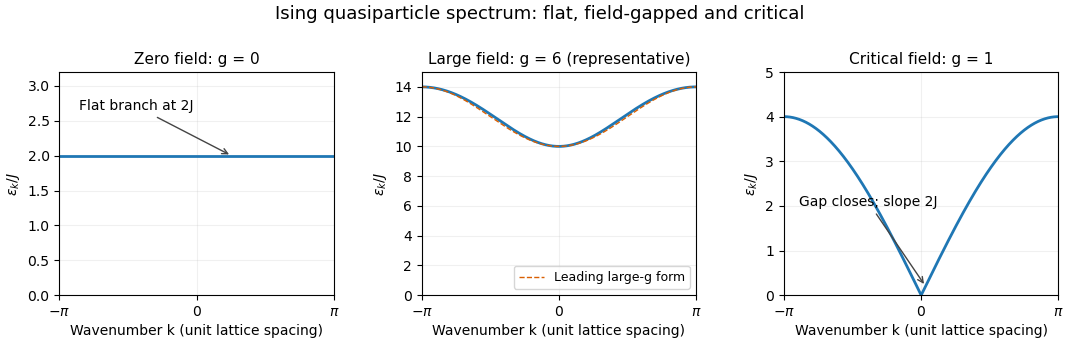

Here is the Python script that generated this plot:
"""Original Ising-chain dispersion sketches; PNG output goes to caller cwd.
Tested with Python3.14.4, NumPy2.3.5, Matplotlib3.10.7.
"""
from pathlib import Path
import numpy as np
import matplotlib
matplotlib.use('Agg')
import matplotlib.pyplot as plt
k=np.linspace(-np.pi,np.pi,1001)
fig,axes=plt.subplots(1,3,figsize=((1080+1e-6)/100,(360+1e-6)/100),dpi=100)
fig.patch.set_facecolor('white')
fig.suptitle('Ising quasiparticle spectrum: flat, field-gapped and critical',fontsize=13,y=.985)
for ax,g,title,top in zip(axes,[0,6,1],['Zero field: g = 0','Large field: g = 6 (representative)','Critical field: g = 1'],[3.2,15,5]):
    energy=2*np.sqrt(1+g*g-2*g*np.cos(k))
    ax.plot(k,energy,color='#1f77b4',linewidth=2)
    ax.set_title(title,fontsize=11)
    ax.set_ylim(0,top)
    ax.set_xlim(-np.pi,np.pi)
    ax.set_xticks([-np.pi,0,np.pi],[r'$-\pi$',r'$0$',r'$\pi$'])
    ax.set_xlabel('Wavenumber k (unit lattice spacing)')
    ax.set_ylabel(r'$\epsilon_k/J$')
    ax.grid(alpha=.18)
axes[0].annotate('Flat branch at 2J',xy=(.8,2),xytext=(-2.7,2.65),arrowprops={'arrowstyle':'->','color':'#444'},fontsize=10)
axes[1].plot(k,12-2*np.cos(k),'--',color='#d95f02',linewidth=1,label='Leading large-g form')
axes[1].legend(loc='lower right',fontsize=9)
axes[2].annotate('Gap closes; slope 2J',xy=(.1,.2),xytext=(-2.8,2),arrowprops={'arrowstyle':'->','color':'#444'},fontsize=10)
fig.subplots_adjust(left=.055,right=.98,bottom=.18,top=.80,wspace=.32)
fig.savefig(Path.cwd()/'paper-75-ising-dispersion.png',dpi=100,facecolor='white',transparent=False)
plt.close(fig)
